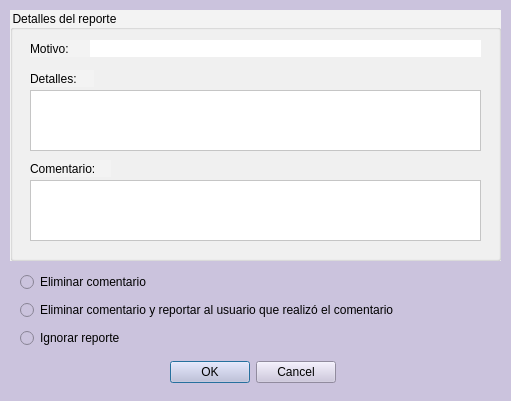
<?xml version="1.0" encoding="UTF-8"?>
<ui version="4.0">
 <class>Reporte</class>
 <widget class="QDialog" name="Reporte">
  <property name="geometry">
   <rect>
    <x>0</x>
    <y>0</y>
    <width>511</width>
    <height>401</height>
   </rect>
  </property>
  <property name="windowTitle">
   <string>Dialog</string>
  </property>
  <property name="styleSheet">
   <string notr="true">background-color: rgb(203, 195, 221);</string>
  </property>
  <widget class="QGroupBox" name="groupBox">
   <property name="geometry">
    <rect>
     <x>10</x>
     <y>10</y>
     <width>491</width>
     <height>251</height>
    </rect>
   </property>
   <property name="styleSheet">
    <string notr="true">background-color: rgb(243, 243, 243);</string>
   </property>
   <property name="title">
    <string>Detalles del reporte</string>
   </property>
   <widget class="QLabel" name="label">
    <property name="geometry">
     <rect>
      <x>20</x>
      <y>60</y>
      <width>64</width>
      <height>17</height>
     </rect>
    </property>
    <property name="text">
     <string>Detalles:</string>
    </property>
   </widget>
   <widget class="QPlainTextEdit" name="plainTextEdit">
    <property name="geometry">
     <rect>
      <x>20</x>
      <y>80</y>
      <width>451</width>
      <height>61</height>
     </rect>
    </property>
    <property name="styleSheet">
     <string notr="true">background-color: rgb(255, 255, 255);</string>
    </property>
   </widget>
   <widget class="QLabel" name="label_2">
    <property name="geometry">
     <rect>
      <x>20</x>
      <y>30</y>
      <width>64</width>
      <height>17</height>
     </rect>
    </property>
    <property name="text">
     <string>Motivo:</string>
    </property>
   </widget>
   <widget class="QLabel" name="label_3">
    <property name="geometry">
     <rect>
      <x>80</x>
      <y>30</y>
      <width>391</width>
      <height>17</height>
     </rect>
    </property>
    <property name="styleSheet">
     <string notr="true">background-color: rgb(255, 255, 255);</string>
    </property>
    <property name="text">
     <string/>
    </property>
   </widget>
   <widget class="QLabel" name="label_4">
    <property name="geometry">
     <rect>
      <x>20</x>
      <y>150</y>
      <width>81</width>
      <height>17</height>
     </rect>
    </property>
    <property name="text">
     <string>Comentario:</string>
    </property>
   </widget>
   <widget class="QPlainTextEdit" name="plainTextEdit_2">
    <property name="geometry">
     <rect>
      <x>20</x>
      <y>170</y>
      <width>451</width>
      <height>61</height>
     </rect>
    </property>
    <property name="styleSheet">
     <string notr="true">background-color: rgb(255, 255, 255);</string>
    </property>
   </widget>
  </widget>
  <widget class="QDialogButtonBox" name="buttonBox">
   <property name="geometry">
    <rect>
     <x>170</x>
     <y>360</y>
     <width>166</width>
     <height>25</height>
    </rect>
   </property>
   <property name="standardButtons">
    <set>QDialogButtonBox::Cancel|QDialogButtonBox::Ok</set>
   </property>
  </widget>
  <widget class="QWidget" name="">
   <property name="geometry">
    <rect>
     <x>20</x>
     <y>270</y>
     <width>466</width>
     <height>83</height>
    </rect>
   </property>
   <layout class="QVBoxLayout" name="verticalLayout">
    <item>
     <widget class="QRadioButton" name="radioButton">
      <property name="text">
       <string>Eliminar comentario</string>
      </property>
     </widget>
    </item>
    <item>
     <widget class="QRadioButton" name="radioButton_2">
      <property name="text">
       <string>Eliminar comentario y reportar al usuario que realizó el comentario</string>
      </property>
     </widget>
    </item>
    <item>
     <widget class="QRadioButton" name="radioButton_3">
      <property name="text">
       <string>Ignorar reporte</string>
      </property>
     </widget>
    </item>
   </layout>
  </widget>
 </widget>
 <resources/>
 <connections/>
</ui>
